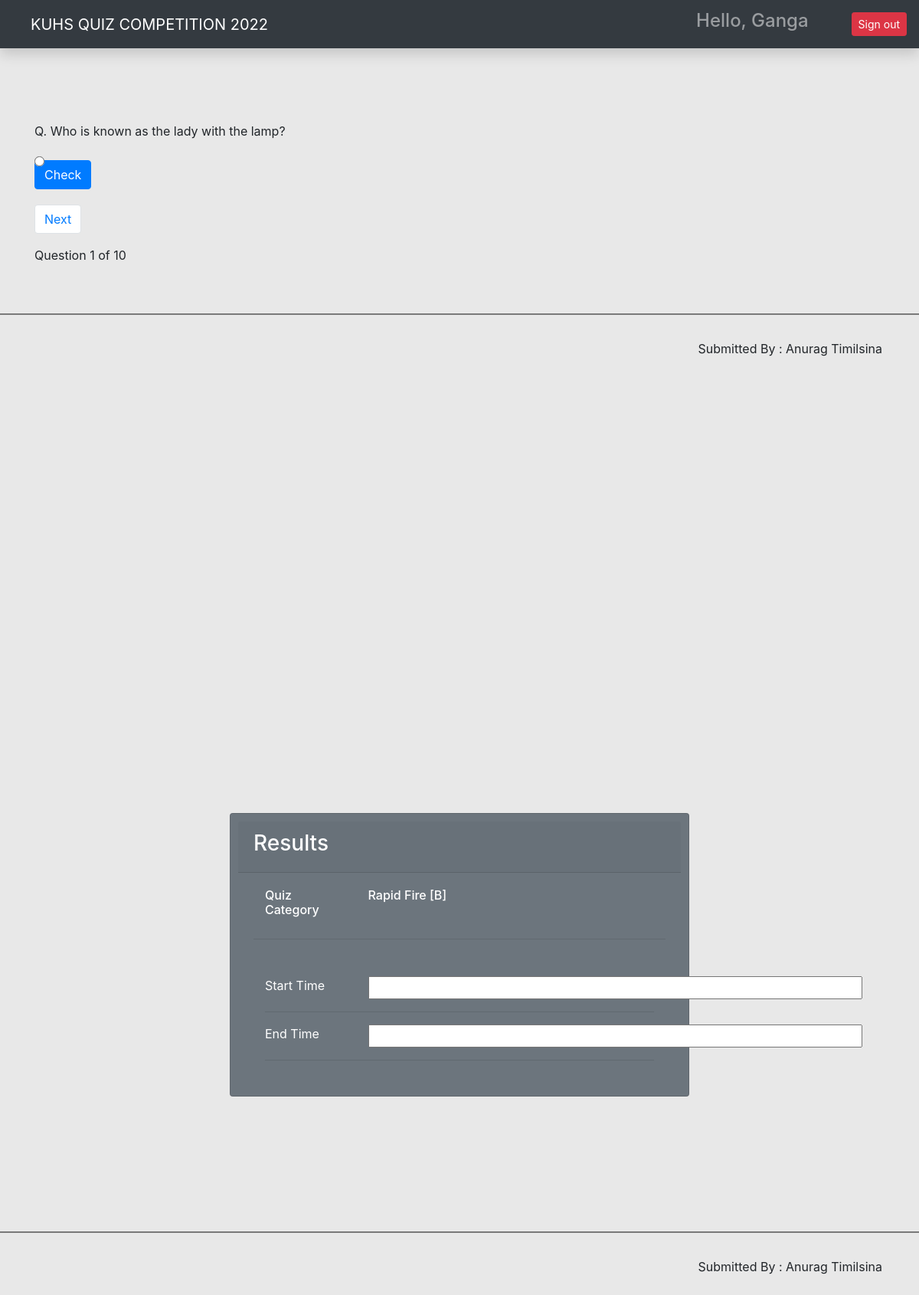
/quiz/category/11/ (signed in), run on the app's committed database.
### quiz/models.py (models this page shows, shortened)
class Question(models.Model):
    choice = models.ForeignKey(Category, on_delete=models.CASCADE)
    quiz_image = models.ImageField(upload_to ='quiz_image/', blank=True)
    question = models.CharField(max_length=250)
    answer = models.CharField(max_length=100)
    option_one = models.CharField(max_length=100, blank=True)
    option_two = models.CharField(max_length=100, blank=True)
    option_three = models.CharField(max_length=100, blank=True)
    option_four = models.CharField(max_length=100, blank=True)
    created_at = models.DateTimeField(auto_now_add=True)
    updated_at = models.DateTimeField(auto_now=True)

class Category(models.Model):
    owner = models.ForeignKey(to=User, on_delete=models.CASCADE)
    category = models.CharField(max_length=200)
    def __str__(self):
        return self.category

### quiz/views.py (the view, shortened to what this page needs)
# urls.py: path('category/<int:pk>/', take_quiz, name='take_quiz'),
@login_required(login_url='/login/')
def take_quiz(request, pk):
    questions = Question.objects.filter(
        choice=pk).order_by('-created_at')
    paginator = Paginator(questions, 1)
    page_number = request.GET.get('page')
    page_obj = Paginator.get_page(paginator, page_number)
    context = {'questions': questions, 'page_obj': page_obj, 'pk': pk}
    if request.method == 'GET':
        request.session['previous_page'] = request.path_info + \
            "?page=" + request.GET.get("page", '1')
        return render(request, 'quiz.html', context)

### templates/quiz.html (shortened to what this page needs)
{% extends 'base.html' %}
{% load static %}
{% block content %}
<div id="section1">
  <div class="container mt-5 pt-5">
    {% for question in page_obj %}
    <form action="{% url 'take_quiz' pk=pk %}" method="post">
      <p>Q. {{question.question}}</p>
      <div class="form-check">
        <input class="form-check-input" type="radio" name="option" id="option_one" value="{{question.option_one}}">
      </div>
      <div class="form-check">
        <input class="form-check-input" type="radio" name="option" id="option_two" value="{{question.option_two}}">
      </div>
      <div class="form-check">
        <input class="form-check-input" type="radio" name="option" id="option_three" value="{{question.option_three}}">
      </div>
      <div class="form-check lower-radio">
        <input class="form-check-input" type="radio" name="option" id="option_four" value="{{question.option_four}}">
      </div>
      <input class="btn btn-primary check-btn" type="submit" value="Check" id="check" onclick="displayRadioValue" />
    </form>
  </div>
  {% endfor %}
  <div class="container">
    <div class="pagination-btns">
      <ol class="pagination align-right mr-auto">
        {% if page_obj.has_next %}
        <li class="page-item">
          <a id="next-btn" class="page-link btn btn-success" href="?page={{ page_obj.next_page_number }}"
            id="next-button">Next</a>
        </li>
        {% endif %}
      </ol>
      Question {{page_obj.number}} of {{page_obj.paginator.num_pages}}
    </div>
  </div>
  <br><br>
  <hr style="height:1px;color:gray;background-color:gray;">
  <footer class="mr-lg-5 mt-3" style="float:right;">
    <p>Submitted By : Anurag Timilsina</p>
  </footer>
</div>
<div id="section2">
  <div class="card text-white bg-secondary mb-3 quizresults">
    <div class="card-header">
      <h3>Results</h3>
    </div>
    <div class="card-body">
      <div class="container">
        <div class="row">
          <h6 class="card-title col-3">Quiz Category</h6>
          {% for question in page_obj %}
          <h6 class="card-title col-8">{{question.choice}} </h6>
          {% endfor %}
        </div>
      </div>
      <hr>
      <div class="container mt-lg-5">
        <div class="row">
          <div class="col-3">Start Time</div>
          <div class="col-8" id="displayStartTime">
            <input type="text" size="58" id="startTimeField" readonly="true">
          </div>
        </div>
        <hr>
        <div class="row">
          <div class="col-3">End Time</div>
          <div class="col-8" id="displayEndTime">
            <input type="text" size="58" id="endTimeField" readonly="true">
          </div>
        </div>
        <hr>
      </div>
    </div>
  </div>
  <br><br><br><br><br><br>
  <hr style="height:1px;color:gray;background-color:gray;">
  <footer class="mr-lg-5 mt-3" style="float:right;">
    <p>Submitted By : Anurag Timilsina</p>
  </footer>
</div>
{% endblock content %}

### templates/base.html (shortened to what this page needs)
{% load static %}
<html lang="en">
  <head>
    <link href="{% static 'css/bootstrap.min.css'%}" rel="stylesheet" />
    <link href="{% static 'css/main.css'%}" rel="stylesheet" />
    <link
      rel="stylesheet"
      href="https://maxcdn.bootstrapcdn.com/bootstrap/4.0.0/css/bootstrap.min.css"
    />
    <link rel="stylesheet" href="{% static 'css/styles.css' %}">
  </head>
  <body>
    <nav
      class="navbar navbar-dark sticky-top bg-dark flex-md-nowrap p-0 shadow"
    >
      <a class="navbar-brand col-md-3 col-lg-2 me-0 px-3 ml-4" href="{% url 'index_page' %}"
        >KUHS QUIZ COMPETITION 2022</a>
      <ul class="navbar-nav px-3" style="display: flex; flex-direction: row; align-items:center;">
      <li class="nav-item text-nowrap">
      <div href="" class="nav-link">
      <h4 class="text text-capitalize">
      Hello, {{request.user.username}}
      </h4>
      </div>
      </li>
        <li class="nav-item text-nowrap mt-3 ml-2">
          <form action="{% url 'logout' %}" method="post">
            <input class="btn btn-danger btn-sm ml-5" type="submit" value="Sign out">
          </form>
        </li>
      </ul>
    </nav>
    {% block content %}
    {% endblock content %}
  </body>
</html>

### quiz/static/css/styles.css (style rules this page uses)
body { overflow: hidden; background-color: #e8e8e8; }
.check-btn { margin-top: 10px; }
.pagination-btns { margin-top: 20px; }
.lower-radio { margin-bottom: 10px; }
.quizresults { margin: auto; margin-top: 150px; width: 50%; padding: 10px; }
#section1 { height: 100vh; }
#section2 { height: 100vh; }

### data on the page
Question: question "Who is known as the lady with the lamp?", choice "Rapid Fire [B]"

### other printed values
{{ request.user.username }} "Ganga"
{{ page_obj.number }} "1"
{{ page_obj.paginator.num_pages }} "10"
